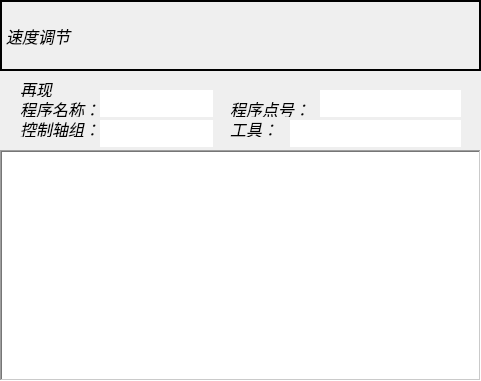
<?xml version="1.0" encoding="UTF-8"?>
<ui version="4.0">
 <class>SpeedAdjust</class>
 <widget class="QDialog" name="SpeedAdjust">
  <property name="geometry">
   <rect>
    <x>0</x>
    <y>0</y>
    <width>481</width>
    <height>381</height>
   </rect>
  </property>
  <property name="font">
   <font>
    <pointsize>12</pointsize>
    <italic>true</italic>
   </font>
  </property>
  <property name="windowTitle">
   <string>Dialog</string>
  </property>
  <widget class="QLabel" name="label">
   <property name="geometry">
    <rect>
     <x>0</x>
     <y>0</y>
     <width>481</width>
     <height>71</height>
    </rect>
   </property>
   <property name="frameShape">
    <enum>QFrame::WinPanel</enum>
   </property>
   <property name="text">
    <string>速度调节</string>
   </property>
  </widget>
  <widget class="QTextBrowser" name="textBrowser">
   <property name="geometry">
    <rect>
     <x>0</x>
     <y>150</y>
     <width>481</width>
     <height>231</height>
    </rect>
   </property>
   <property name="frameShape">
    <enum>QFrame::WinPanel</enum>
   </property>
  </widget>
  <widget class="QLabel" name="label_2">
   <property name="geometry">
    <rect>
     <x>20</x>
     <y>80</y>
     <width>67</width>
     <height>17</height>
    </rect>
   </property>
   <property name="text">
    <string>再现</string>
   </property>
  </widget>
  <widget class="QLabel" name="label_3">
   <property name="geometry">
    <rect>
     <x>20</x>
     <y>100</y>
     <width>81</width>
     <height>17</height>
    </rect>
   </property>
   <property name="text">
    <string>程序名称：</string>
   </property>
  </widget>
  <widget class="QLabel" name="label_4">
   <property name="geometry">
    <rect>
     <x>20</x>
     <y>120</y>
     <width>81</width>
     <height>17</height>
    </rect>
   </property>
   <property name="text">
    <string>控制轴组：</string>
   </property>
  </widget>
  <widget class="QLabel" name="label_5">
   <property name="geometry">
    <rect>
     <x>230</x>
     <y>100</y>
     <width>81</width>
     <height>17</height>
    </rect>
   </property>
   <property name="text">
    <string>程序点号：</string>
   </property>
  </widget>
  <widget class="QLabel" name="label_6">
   <property name="geometry">
    <rect>
     <x>230</x>
     <y>120</y>
     <width>67</width>
     <height>17</height>
    </rect>
   </property>
   <property name="text">
    <string>工具：</string>
   </property>
  </widget>
  <widget class="QLineEdit" name="lineEdit">
   <property name="geometry">
    <rect>
     <x>100</x>
     <y>90</y>
     <width>113</width>
     <height>27</height>
    </rect>
   </property>
   <property name="frame">
    <bool>false</bool>
   </property>
  </widget>
  <widget class="QLineEdit" name="lineEdit_2">
   <property name="geometry">
    <rect>
     <x>100</x>
     <y>120</y>
     <width>113</width>
     <height>27</height>
    </rect>
   </property>
   <property name="frame">
    <bool>false</bool>
   </property>
  </widget>
  <widget class="QLineEdit" name="lineEdit_3">
   <property name="geometry">
    <rect>
     <x>320</x>
     <y>90</y>
     <width>141</width>
     <height>27</height>
    </rect>
   </property>
   <property name="frame">
    <bool>false</bool>
   </property>
  </widget>
  <widget class="QLineEdit" name="lineEdit_4">
   <property name="geometry">
    <rect>
     <x>290</x>
     <y>120</y>
     <width>171</width>
     <height>27</height>
    </rect>
   </property>
   <property name="frame">
    <bool>false</bool>
   </property>
  </widget>
 </widget>
 <resources/>
 <connections/>
</ui>
